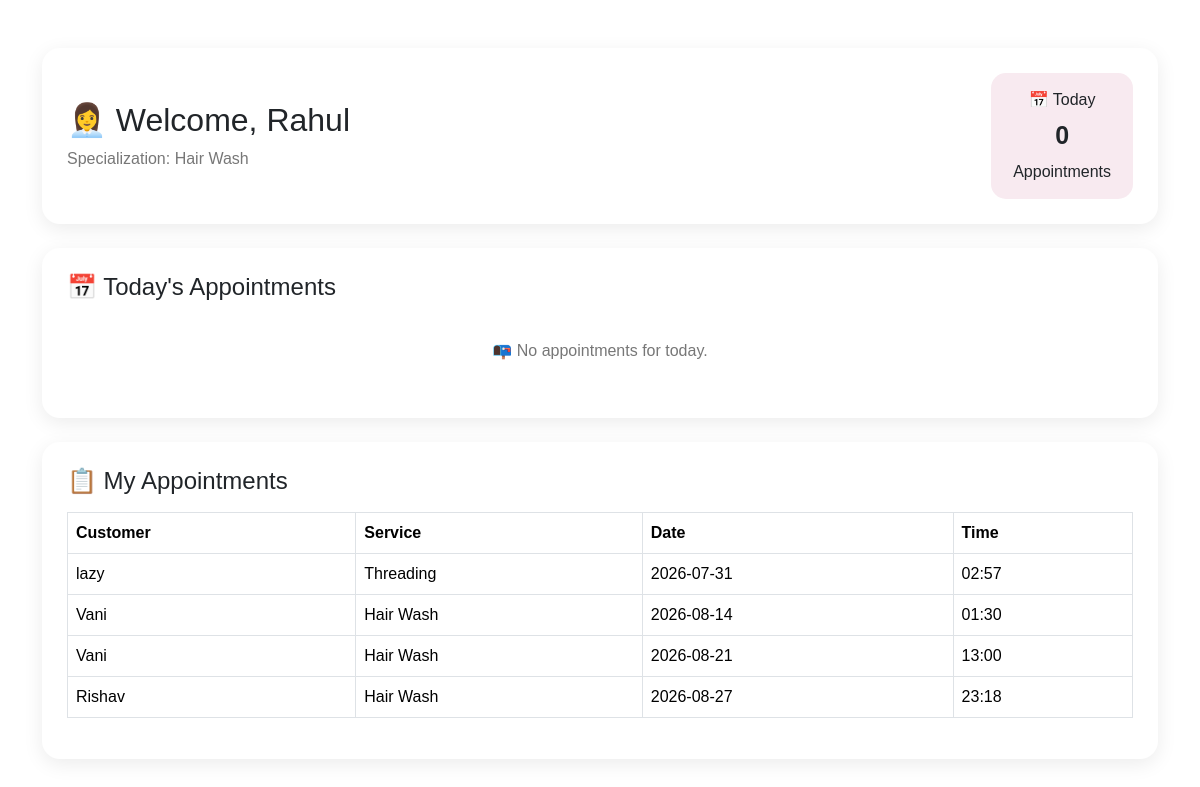
Screenshot of /staff_dashboard/4 (signed in) with the database file from the repository.
### models.py (models this page shows)
class Staff(db.Model):
    id = db.Column(db.Integer, primary_key=True)
    name = db.Column(db.String(100), nullable=False)
    phone = db.Column(db.String(15), nullable=False)
    gender = db.Column(db.String(10), nullable=True)
    specialization = db.Column(db.String(100), nullable=False)
    available = db.Column(db.String(10),nullable=False)

class Appointment(db.Model):
    id = db.Column(db.Integer, primary_key=True)
    customer_name = db.Column(db.String(100), nullable=False)
    customer_gender = db.Column(db.String(10), nullable=True)
    service_name = db.Column(db.String(100), nullable=False)
    staff_name = db.Column(db.String(100), nullable=False)
    appointment_date = db.Column(db.String(20), nullable=False)
    appointment_time = db.Column(db.String(20), nullable=False)
    status = db.Column(db.String(20), default="Booked")

### app.py (the view)
@app.route('/staff_dashboard/<int:staff_id>')
def staff_dashboard(staff_id):
    staff = Staff.query.get_or_404(staff_id)
    today = datetime.now().strftime("%Y-%m-%d")
    appointments = Appointment.query.filter_by(
        staff_name=staff.name,
        appointment_date=today
    ).all()
    my_appointments = Appointment.query.filter_by(
        staff_name=staff.name
    ).order_by(
        Appointment.appointment_date,
        Appointment.appointment_time
    ).all()
    return render_template(
        "staff_dashboard.html",
        staff=staff,
        appointments=appointments,
        my_appointments=my_appointments
    )

### templates/staff_dashboard.html
{% extends "base.html" %}
{% block content %}
<div class="container mt-5">
    <div class="staff-header">
        <div>
            <h2>👩‍💼 Welcome, {{ staff.name }}</h2>
            <p>Specialization: {{ staff.specialization }}</p>
        </div>
        <div class="today-box">
            📅 Today
            <strong>{{ appointments|length }}</strong>
            Appointments
        </div>
    </div>
    <div class="dashboard-card mt-4">
        <h4>📅 Today's Appointments</h4>
        {% if appointments %}
        <div class="table-responsive mt-3">
            <table class="table table-bordered">
                <thead>
                    <tr>
                        <th>Customer</th>
                        <th>Service</th>
                        <th>Time</th>
                        <th>Status</th>
                        <th>Action</th>
                    </tr>
                </thead>
                <tbody>
                    {% for appointment in appointments %}
                    <tr>
                        <td>{{ appointment.customer_name }}</td>
                        <td>{{ appointment.service_name }}</td>
                        <td>{{ appointment.appointment_time }}</td>
                        <td>
                            <span class="status-badge">
                                Booked
                            </span>
                        </td>
                        <td>
                            <button class="complete-btn"
                                    onclick="this.innerHTML='✓ Completed'; this.disabled=true;">
                                Complete
                            </button>
                        </td>
                    </tr>
                    {% endfor %}
                </tbody>
            </table>
        </div>
        {% else %}
        <div class="no-appointment">
            📭 No appointments for today.
        </div>
        {% endif %}
    </div>
<div class="dashboard-card mt-4">
    <h4>📋 My Appointments</h4>
    {% if my_appointments %}
    <div class="table-responsive mt-3">
        <table class="table table-bordered">
            <thead>
                <tr>
                    <th>Customer</th>
                    <th>Service</th>
                    <th>Date</th>
                    <th>Time</th>
                </tr>
            </thead>
            <tbody>
                {% for appointment in my_appointments %}
                <tr>
                    <td>{{ appointment.customer_name }}</td>
                    <td>{{ appointment.service_name }}</td>
                    <td>{{ appointment.appointment_date }}</td>
                    <td>{{ appointment.appointment_time }}</td>
                </tr>
                {% endfor %}
            </tbody>
        </table>
    </div>
    {% else %}
    <div class="no-appointment">
        📭 No appointments found.
    </div>
    {% endif %}
   </div>
</div>
{% endblock %}

### static/css/style.css (style rules this page uses)
* { margin:0; padding:0; box-sizing:border-box; font-family:'Poppins',sans-serif; }
body { background:linear-gradient(135deg,#aa768b,#d9b5ef,#aecef4); min-height:100vh; }
body { font-family:'Poppins',sans-serif; background:#424142; }
body { background:linear-gradient(135deg,#fb9fc4,#fff5f8); font-family:'Poppins',sans-serif; }
body { background:linear-gradient(135deg,#f5ecef,#f9d7e1); font-family:'Poppins',sans-serif; }
html,body { margin: 0; padding: 0%; width: 100%; overflow-x: hidden; }
body { background: #f5f5f5; margin: 0; }
body { background:#f58ebf; }
.staff-header { background: white; padding: 25px; border-radius: 18px; display: flex; justify-content: space-between; align-items: center; box-shadow: 0 5px 20px rgba(0,0,0,0.08); }
.staff-header h2 { margin-bottom: 8px; }
.staff-header p { margin: 0; color: #777; }
.today-box { background: #f8eaf0; padding: 15px 22px; border-radius: 15px; text-align: center; }
.today-box strong { display: block; font-size: 25px; margin: 5px; }
.dashboard-card { background: white; padding: 25px; border-radius: 18px; box-shadow: 0 5px 20px rgba(0,0,0,0.08); }
.no-appointment { text-align: center; padding: 30px; color: #777; }

### rows the page displays
Staff: name "Rahul", specialization "Hair Wash"
Appointment: customer_name "lazy", service_name "Threading", appointment_date "2026-07-31", appointment_time "02:57"
Appointment: customer_name "Vani", service_name "Hair Wash", appointment_date "2026-08-14", appointment_time "01:30"
Appointment: customer_name "Vani", service_name "Hair Wash", appointment_date "2026-08-21", appointment_time "13:00"
Appointment: customer_name "Rishav", service_name "Hair Wash", appointment_date "2026-08-27", appointment_time "23:18"

### other values shown
{{ appointments|length }} "0"
